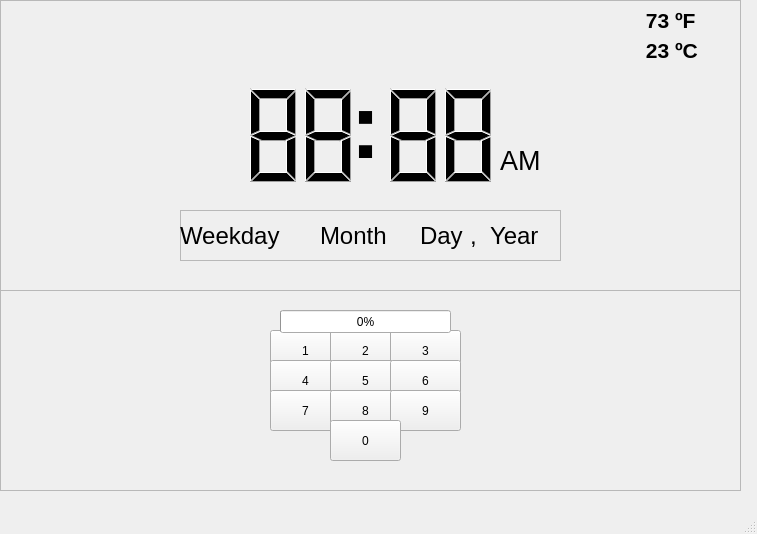
<?xml version="1.0" encoding="UTF-8"?>
<ui version="4.0">
 <class>Homescreen</class>
 <widget class="QMainWindow" name="Homescreen">
  <property name="windowModality">
   <enum>Qt::NonModal</enum>
  </property>
  <property name="geometry">
   <rect>
    <x>0</x>
    <y>0</y>
    <width>757</width>
    <height>534</height>
   </rect>
  </property>
  <property name="windowTitle">
   <string>MainWindow</string>
  </property>
  <widget class="QWidget" name="centralwidget">
   <widget class="QFrame" name="frame">
    <property name="geometry">
     <rect>
      <x>0</x>
      <y>0</y>
      <width>741</width>
      <height>291</height>
     </rect>
    </property>
    <property name="frameShape">
     <enum>QFrame::StyledPanel</enum>
    </property>
    <property name="frameShadow">
     <enum>QFrame::Raised</enum>
    </property>
    <widget class="QWidget" name="widget" native="true">
     <property name="geometry">
      <rect>
       <x>230</x>
       <y>60</y>
       <width>321</width>
       <height>151</height>
      </rect>
     </property>
     <widget class="QLCDNumber" name="lcdNumber_3">
      <property name="geometry">
       <rect>
        <x>10</x>
        <y>10</y>
        <width>121</width>
        <height>131</height>
       </rect>
      </property>
      <property name="inputMethodHints">
       <set>Qt::ImhTime</set>
      </property>
      <property name="frameShape">
       <enum>QFrame::NoFrame</enum>
      </property>
      <property name="frameShadow">
       <enum>QFrame::Plain</enum>
      </property>
      <property name="digitCount">
       <number>2</number>
      </property>
      <property name="intValue" stdset="0">
       <number>88</number>
      </property>
     </widget>
     <widget class="QLabel" name="label_5">
      <property name="geometry">
       <rect>
        <x>120</x>
        <y>0</y>
        <width>51</width>
        <height>131</height>
       </rect>
      </property>
      <property name="font">
       <font>
        <pointsize>70</pointsize>
        <weight>75</weight>
        <bold>true</bold>
       </font>
      </property>
      <property name="text">
       <string>:</string>
      </property>
     </widget>
     <widget class="QLCDNumber" name="lcdNumber_4">
      <property name="geometry">
       <rect>
        <x>150</x>
        <y>10</y>
        <width>121</width>
        <height>131</height>
       </rect>
      </property>
      <property name="inputMethodHints">
       <set>Qt::ImhTime</set>
      </property>
      <property name="frameShape">
       <enum>QFrame::NoFrame</enum>
      </property>
      <property name="frameShadow">
       <enum>QFrame::Plain</enum>
      </property>
      <property name="digitCount">
       <number>2</number>
      </property>
      <property name="intValue" stdset="0">
       <number>88</number>
      </property>
     </widget>
     <widget class="QLabel" name="label_6">
      <property name="geometry">
       <rect>
        <x>270</x>
        <y>70</y>
        <width>51</width>
        <height>61</height>
       </rect>
      </property>
      <property name="font">
       <font>
        <pointsize>20</pointsize>
       </font>
      </property>
      <property name="text">
       <string>AM</string>
      </property>
     </widget>
    </widget>
    <widget class="QFrame" name="frame_2">
     <property name="geometry">
      <rect>
       <x>180</x>
       <y>210</y>
       <width>381</width>
       <height>51</height>
      </rect>
     </property>
     <property name="frameShape">
      <enum>QFrame::StyledPanel</enum>
     </property>
     <property name="frameShadow">
      <enum>QFrame::Raised</enum>
     </property>
     <widget class="QLabel" name="label">
      <property name="geometry">
       <rect>
        <x>0</x>
        <y>0</y>
        <width>131</width>
        <height>51</height>
       </rect>
      </property>
      <property name="font">
       <font>
        <pointsize>18</pointsize>
       </font>
      </property>
      <property name="text">
       <string>Weekday</string>
      </property>
     </widget>
     <widget class="QLabel" name="label_2">
      <property name="geometry">
       <rect>
        <x>140</x>
        <y>0</y>
        <width>91</width>
        <height>51</height>
       </rect>
      </property>
      <property name="font">
       <font>
        <pointsize>18</pointsize>
       </font>
      </property>
      <property name="text">
       <string>Month</string>
      </property>
     </widget>
     <widget class="QLabel" name="label_3">
      <property name="geometry">
       <rect>
        <x>240</x>
        <y>0</y>
        <width>51</width>
        <height>51</height>
       </rect>
      </property>
      <property name="font">
       <font>
        <pointsize>18</pointsize>
       </font>
      </property>
      <property name="text">
       <string>Day</string>
      </property>
     </widget>
     <widget class="QLabel" name="label_4">
      <property name="geometry">
       <rect>
        <x>290</x>
        <y>0</y>
        <width>16</width>
        <height>51</height>
       </rect>
      </property>
      <property name="font">
       <font>
        <pointsize>18</pointsize>
       </font>
      </property>
      <property name="text">
       <string>,</string>
      </property>
     </widget>
     <widget class="QLabel" name="label_7">
      <property name="geometry">
       <rect>
        <x>310</x>
        <y>0</y>
        <width>61</width>
        <height>51</height>
       </rect>
      </property>
      <property name="font">
       <font>
        <pointsize>18</pointsize>
       </font>
      </property>
      <property name="text">
       <string>Year</string>
      </property>
     </widget>
    </widget>
    <widget class="QLabel" name="label_8">
     <property name="geometry">
      <rect>
       <x>640</x>
       <y>0</y>
       <width>91</width>
       <height>41</height>
      </rect>
     </property>
     <property name="font">
      <font>
       <pointsize>16</pointsize>
       <weight>75</weight>
       <bold>true</bold>
      </font>
     </property>
     <property name="text">
      <string> 73 ºF</string>
     </property>
    </widget>
    <widget class="QLabel" name="label_9">
     <property name="geometry">
      <rect>
       <x>640</x>
       <y>30</y>
       <width>91</width>
       <height>41</height>
      </rect>
     </property>
     <property name="font">
      <font>
       <pointsize>16</pointsize>
       <weight>75</weight>
       <bold>true</bold>
      </font>
     </property>
     <property name="text">
      <string> 23 ºC</string>
     </property>
    </widget>
   </widget>
   <widget class="QFrame" name="frame_3">
    <property name="geometry">
     <rect>
      <x>0</x>
      <y>290</y>
      <width>741</width>
      <height>201</height>
     </rect>
    </property>
    <property name="frameShape">
     <enum>QFrame::StyledPanel</enum>
    </property>
    <property name="frameShadow">
     <enum>QFrame::Raised</enum>
    </property>
    <widget class="QWidget" name="widget_2" native="true">
     <property name="geometry">
      <rect>
       <x>270</x>
       <y>10</y>
       <width>191</width>
       <height>171</height>
      </rect>
     </property>
     <widget class="QPushButton" name="pushButton">
      <property name="geometry">
       <rect>
        <x>0</x>
        <y>30</y>
        <width>71</width>
        <height>41</height>
       </rect>
      </property>
      <property name="text">
       <string>1</string>
      </property>
     </widget>
     <widget class="QPushButton" name="pushButton_2">
      <property name="geometry">
       <rect>
        <x>60</x>
        <y>30</y>
        <width>71</width>
        <height>41</height>
       </rect>
      </property>
      <property name="text">
       <string>2</string>
      </property>
     </widget>
     <widget class="QPushButton" name="pushButton_3">
      <property name="geometry">
       <rect>
        <x>120</x>
        <y>30</y>
        <width>71</width>
        <height>41</height>
       </rect>
      </property>
      <property name="text">
       <string>3</string>
      </property>
     </widget>
     <widget class="QPushButton" name="pushButton_4">
      <property name="geometry">
       <rect>
        <x>0</x>
        <y>60</y>
        <width>71</width>
        <height>41</height>
       </rect>
      </property>
      <property name="text">
       <string>4</string>
      </property>
     </widget>
     <widget class="QPushButton" name="pushButton_5">
      <property name="geometry">
       <rect>
        <x>60</x>
        <y>60</y>
        <width>71</width>
        <height>41</height>
       </rect>
      </property>
      <property name="text">
       <string>5</string>
      </property>
     </widget>
     <widget class="QPushButton" name="pushButton_6">
      <property name="geometry">
       <rect>
        <x>120</x>
        <y>60</y>
        <width>71</width>
        <height>41</height>
       </rect>
      </property>
      <property name="text">
       <string>6</string>
      </property>
     </widget>
     <widget class="QPushButton" name="pushButton_7">
      <property name="geometry">
       <rect>
        <x>0</x>
        <y>90</y>
        <width>71</width>
        <height>41</height>
       </rect>
      </property>
      <property name="text">
       <string>7</string>
      </property>
     </widget>
     <widget class="QPushButton" name="pushButton_8">
      <property name="geometry">
       <rect>
        <x>60</x>
        <y>90</y>
        <width>71</width>
        <height>41</height>
       </rect>
      </property>
      <property name="text">
       <string>8</string>
      </property>
     </widget>
     <widget class="QPushButton" name="pushButton_9">
      <property name="geometry">
       <rect>
        <x>120</x>
        <y>90</y>
        <width>71</width>
        <height>41</height>
       </rect>
      </property>
      <property name="text">
       <string>9</string>
      </property>
     </widget>
     <widget class="QPushButton" name="pushButton_10">
      <property name="geometry">
       <rect>
        <x>60</x>
        <y>120</y>
        <width>71</width>
        <height>41</height>
       </rect>
      </property>
      <property name="text">
       <string>0</string>
      </property>
     </widget>
     <widget class="QProgressBar" name="progressBar">
      <property name="geometry">
       <rect>
        <x>10</x>
        <y>10</y>
        <width>171</width>
        <height>23</height>
       </rect>
      </property>
      <property name="maximum">
       <number>4</number>
      </property>
      <property name="value">
       <number>0</number>
      </property>
     </widget>
    </widget>
   </widget>
  </widget>
  <widget class="QMenuBar" name="menubar">
   <property name="geometry">
    <rect>
     <x>0</x>
     <y>0</y>
     <width>757</width>
     <height>22</height>
    </rect>
   </property>
  </widget>
  <widget class="QStatusBar" name="statusbar"/>
 </widget>
 <resources/>
 <connections/>
</ui>
